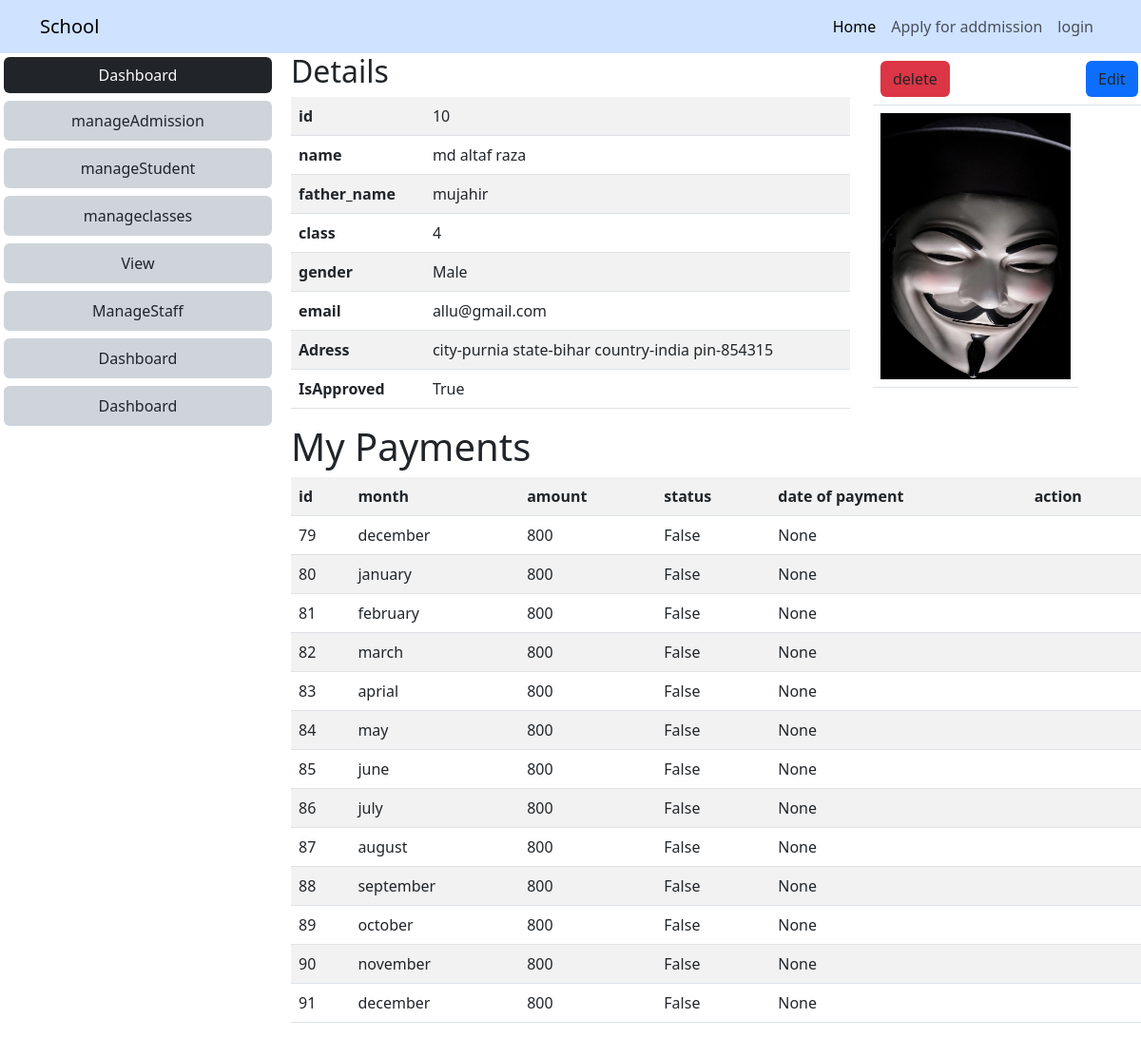
The app's page /manage/student10/view with its own data.
### mainapp/models.py (models this page shows, shortened)
class Student(models.Model):
    name=models.CharField(max_length=100)
    father_name=models.CharField(max_length=100)
    contact=models.CharField(max_length=15)
    email=models.EmailField()
    address=models.CharField(max_length=100)
    nationalitly=models.CharField(max_length=100,choices=(("india","india"),("other","other")))
    state=models.CharField(max_length=100,choices=(('bihar','bihar'),('other','other')))
    city=models.CharField(max_length=100,choices=(('purnia','purnia'),('other','other')))
    gender=models.CharField(max_length=30,choices=GENDER)
    dob=models.DateField(help_text='use MM/DD/YYY' ,null=True,blank=True)
    pin=models.CharField(max_length=20)
    image=models.ImageField(upload_to='media',default=None,blank=True,null=True)
    className=models.ForeignKey('Classes',on_delete=models.CASCADE)
    isApproved=models.BooleanField(default=False)
    rf_code=models.CharField(max_length=100,blank=True,null=True,unique=True)

class Classes(models.Model):
    class_name=models.CharField(max_length=30,choices=CLASSLIST)
    def __str__(self):
        return self.class_name

class Payment(models.Model):
    student=models.ForeignKey(Student,on_delete=models.CASCADE)
    month=models.CharField(max_length=200,choices=MONTH)
    date_of_payment=models.DateTimeField(auto_now=False,null=True,blank=True)
    status=models.BooleanField(default=False)
    amount=models.IntegerField(default=1000)

### mainapp/views.py (the view)
# urls.py: path('manage/student<int:id>/view',viewstudent,name='viewstudent'),
def viewstudent(request,id):
   student=Student.objects.get(pk=id)
   payments=Payment.objects.filter(student=student)
   return render(request,'admin/view.html',{'students':student,'payment':payments})

### mainapp/templates/admin/view.html (shortened to what this page needs)
{%extends 'admin/adminbase.html'%}
{%block 'admin-content'%}
<div class="row">
   <div class="col-lg-8 col-md-8 col-4">
      <h2>Details</h2>
      <table class="table table-striped " colspan="1">
         <tr>
            <th>id</th>
            <td>{{students.id}}</td>
         </tr>
         <tr>
            <th>name</th>
            <td>{{students.name}}</td>
         </tr>
         <tr>
            <th>father_name</th>
            <td>{{students.father_name}}</td>
         </tr>
         <tr>
            <th>class</th>
            <td>{{students.className}}</td>
         </tr>
         <tr>
            <th>gender</th>
            <td>{{students.get_gender_display|capfirst}}</td>
         </tr>
         <tr>
            <th>email</th>
            <td>{{students.email}}</td>
         </tr>
         <tr aria-colspan="2d">
            <th>Adress</th>
            <td>city-{{students.city}}
               state-{{students.state}} country-{{students.nationalitly}} pin-{{students.pin}}</td>
         </tr>
         <tr>
            <th>IsApproved</th>
            <td>{{students.isApproved}}</td>
         </tr>
      </table>
   </div>
   <div class="col-lg-3 col-md-3 col-4">
      <table class="table m-auto">
         <tr>
            <td><a href="" class="btn bg-danger">delete</a></td>
            <td><a href="{%url 'editstudent' students.id%}" class="btn bg-primary">Edit</a></td>
         </tr>
         <tr>
            {%if students.image%}
            <td><img src="{{students.image.url}}" height="280px" width="200px" alt="img"></td>{%endif%}
         </tr>
      </table>
   </div>
</div>
{%if students.isApproved == True%}
<div class="row">
   <div class="col-lg-12">
      <h1>My Payments </h1>
      <table class="table table-responsive table-striped">
         <tr>
            <th>id</th>
            <th>month</th>
            <th>amount</th>
            <th>status</th>
            <th>date of payment</th>
            <th>action</th>
         </tr>
         {%for payment in payment %}
         <tr>
            <td class="p-2">{{ payment.id }}</td>
            <td class="p-2">{{ payment.month }}</td>
            <td class="p-2">{{ payment.amount }}</td>
            <td class="p-2">{{ payment.status }}</td>
            <td class="p-2">{{ payment.date_of_payment }}</td>
            <td class="p-2">
            </td>
         </tr>
         {%endfor%}
   </div>
</div>
{%endif%}
{%endblock%}

### mainapp/templates/admin/adminbase.html
{%extends 'home.html'%}
{%block body%}
<div class="row ">
    <div class="col-lg-3 ">
        <a href="{%url 'dashboard'%}" class="btn w-100 bg-dark text-light m-1 ">Dashboard</a>
        <a href="{%url 'manageaddmission'%}" class="btn w-100 p-2 bg-dark-subtle m-1">manageAdmission</a>
        <a href="{%url 'managestudent'%}" class="btn w-100 p-2 bg-dark-subtle m-1">manageStudent</a>
        <a href="{%url 'manageclasses'%}" class="btn w-100 p-2 bg-dark-subtle m-1">manageclasses</a>
        <a href="" class="btn w-100 p-2 bg-dark-subtle m-1">View</a>
        <a href="" class="btn w-100 p-2 bg-dark-subtle m-1">ManageStaff</a>
        <a href="" class="btn w-100 p-2 bg-dark-subtle m-1">Dashboard</a>
        <a href="" class="btn w-100 p-2 bg-dark-subtle m-1">Dashboard</a>
    </div>
    <div class="col-lg-9">
        {%block 'admin-content'%}
        {%endblock%}
    </div>
</div>
{%endblock%}

### mainapp/templates/home.html (shortened to what this page needs)
<!DOCTYPE html>
<html lang="en">
<head>
    <link href="https://cdn.jsdelivr.net/npm/bootstrap@5.3.0-alpha1/dist/css/bootstrap.min.css" rel="stylesheet">
</head>
<body>
    <nav class="navbar navbar-expand-lg bg-primary-subtle">
        <div class="container">
          <a class="navbar-brand" href="{%url 'home'%}">School</a>
          <div class="collapse navbar-collapse" id="navbarNav">
            <ul class="navbar-nav  ms-auto ">
              <li class="nav-item">
                <a class="nav-link active" aria-current="page" href="{%url 'home'%}">Home</a>
              </li>
              {%if user.is_authenticated%}
              <li class="nav-item">
                <a class="nav-link" href="{%url 'managestudent'%}">Manage student</a>
              </li>
              <li class="nav-item">
                <a class="nav-link" href="{%url 'logout'%}">logout</a>
              </li>
              {%else%}
                <li class="nav-item text-lg-end">
                    <a class="nav-link text-lg-end" href="{%url 'apply'%}">Apply for addmission</a>
                  </li>
                  <li class="nav-item">
                    <a class="nav-link" href="{%url 'login'%}">login</a>
                  </li>
              {%endif%}
            </ul>
          </div>
        </div>
      </nav>
    {%block body%}
    {%endblock%}
</body>
</html>

### records on screen
Student: id "10", name "md altaf raza", father_name "mujahir", className "4", gender "Male", email "allu@gmail.com", city "purnia", state "bihar", nationalitly "india", pin "854315", isApproved "True", image (picture)
Payment: id "79", month "december", amount "800", status "False", date_of_payment "None"
Payment: id "80", month "january", amount "800", status "False", date_of_payment "None"
Payment: id "81", month "february", amount "800", status "False", date_of_payment "None"
Payment: id "82", month "march", amount "800", status "False", date_of_payment "None"
Payment: id "83", month "aprial", amount "800", status "False", date_of_payment "None"
Payment: id "84", month "may", amount "800", status "False", date_of_payment "None"
Payment: id "85", month "june", amount "800", status "False", date_of_payment "None"
Payment: id "86", month "july", amount "800", status "False", date_of_payment "None"
Payment: id "87", month "august", amount "800", status "False", date_of_payment "None"
Payment: id "88", month "september", amount "800", status "False", date_of_payment "None"
Payment: id "89", month "october", amount "800", status "False", date_of_payment "None"
Payment: id "90", month "november", amount "800", status "False", date_of_payment "None"
Payment: id "91", month "december", amount "800", status "False", date_of_payment "None"
